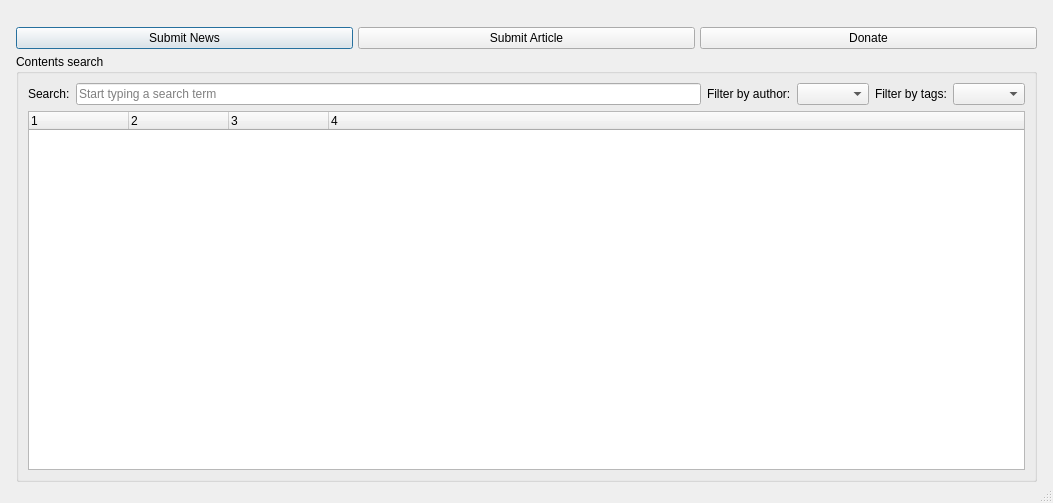
<?xml version="1.0" encoding="UTF-8"?>
<ui version="4.0">
 <class>geotribu_toolbox</class>
 <widget class="QDialog" name="geotribu_toolbox">
  <property name="geometry">
   <rect>
    <x>0</x>
    <y>0</y>
    <width>1053</width>
    <height>503</height>
   </rect>
  </property>
  <property name="sizePolicy">
   <sizepolicy hsizetype="Preferred" vsizetype="Preferred">
    <horstretch>0</horstretch>
    <verstretch>0</verstretch>
   </sizepolicy>
  </property>
  <property name="windowTitle">
   <string>Latest Geotribu contents</string>
  </property>
  <property name="windowOpacity">
   <double>0.990000000000000</double>
  </property>
  <property name="autoFillBackground">
   <bool>true</bool>
  </property>
  <property name="sizeGripEnabled">
   <bool>true</bool>
  </property>
  <layout class="QVBoxLayout" name="verticalLayout_2">
   <property name="sizeConstraint">
    <enum>QLayout::SetMaximumSize</enum>
   </property>
   <item>
    <widget class="QgsMessageBar" name="msg_bar" native="true"/>
   </item>
   <item>
    <layout class="QVBoxLayout" name="verticalLayout">
     <property name="spacing">
      <number>5</number>
     </property>
     <property name="leftMargin">
      <number>5</number>
     </property>
     <property name="topMargin">
      <number>10</number>
     </property>
     <property name="rightMargin">
      <number>5</number>
     </property>
     <property name="bottomMargin">
      <number>10</number>
     </property>
     <item>
      <layout class="QHBoxLayout" name="horizontalLayout_2">
       <item>
        <widget class="QPushButton" name="btn_submit_news">
         <property name="sizePolicy">
          <sizepolicy hsizetype="Expanding" vsizetype="Fixed">
           <horstretch>0</horstretch>
           <verstretch>0</verstretch>
          </sizepolicy>
         </property>
         <property name="cursor">
          <cursorShape>PointingHandCursor</cursorShape>
         </property>
         <property name="text">
          <string>Submit News</string>
         </property>
        </widget>
       </item>
       <item>
        <widget class="QPushButton" name="btn_submit_article">
         <property name="sizePolicy">
          <sizepolicy hsizetype="Expanding" vsizetype="Fixed">
           <horstretch>0</horstretch>
           <verstretch>0</verstretch>
          </sizepolicy>
         </property>
         <property name="cursor">
          <cursorShape>PointingHandCursor</cursorShape>
         </property>
         <property name="text">
          <string>Submit Article</string>
         </property>
        </widget>
       </item>
       <item>
        <widget class="QPushButton" name="btn_donate">
         <property name="sizePolicy">
          <sizepolicy hsizetype="Expanding" vsizetype="Fixed">
           <horstretch>0</horstretch>
           <verstretch>0</verstretch>
          </sizepolicy>
         </property>
         <property name="cursor">
          <cursorShape>PointingHandCursor</cursorShape>
         </property>
         <property name="text">
          <string>Donate</string>
         </property>
        </widget>
       </item>
      </layout>
     </item>
     <item>
      <widget class="QGroupBox" name="grp_contents">
       <property name="locale">
        <locale language="English" country="UnitedStates"/>
       </property>
       <property name="title">
        <string>Contents search</string>
       </property>
       <property name="flat">
        <bool>true</bool>
       </property>
       <layout class="QVBoxLayout" name="verticalLayout_3">
        <item>
         <layout class="QHBoxLayout" name="lyt_search_form">
          <item>
           <widget class="QLabel" name="lbl_search">
            <property name="sizePolicy">
             <sizepolicy hsizetype="Minimum" vsizetype="Preferred">
              <horstretch>0</horstretch>
              <verstretch>0</verstretch>
             </sizepolicy>
            </property>
            <property name="text">
             <string>Search:</string>
            </property>
            <property name="textInteractionFlags">
             <set>Qt::NoTextInteraction</set>
            </property>
           </widget>
          </item>
          <item>
           <widget class="QLineEdit" name="lne_search">
            <property name="sizePolicy">
             <sizepolicy hsizetype="Expanding" vsizetype="Fixed">
              <horstretch>0</horstretch>
              <verstretch>0</verstretch>
             </sizepolicy>
            </property>
            <property name="text">
             <string notr="true"/>
            </property>
            <property name="maxLength">
             <number>255</number>
            </property>
            <property name="placeholderText">
             <string>Start typing a search term</string>
            </property>
            <property name="clearButtonEnabled">
             <bool>true</bool>
            </property>
           </widget>
          </item>
          <item>
           <widget class="QLabel" name="lbl_authors">
            <property name="text">
             <string>Filter by author:</string>
            </property>
           </widget>
          </item>
          <item>
           <widget class="QComboBox" name="cbb_authors"/>
          </item>
          <item>
           <widget class="QLabel" name="lbl_tags">
            <property name="text">
             <string>Filter by tags:</string>
            </property>
           </widget>
          </item>
          <item>
           <widget class="QComboBox" name="cbb_tags"/>
          </item>
         </layout>
        </item>
        <item>
         <widget class="QTreeWidget" name="tree_contents">
          <property name="toolTip">
           <string notr="true"/>
          </property>
          <property name="autoFillBackground">
           <bool>true</bool>
          </property>
          <property name="alternatingRowColors">
           <bool>true</bool>
          </property>
          <property name="uniformRowHeights">
           <bool>true</bool>
          </property>
          <property name="itemsExpandable">
           <bool>true</bool>
          </property>
          <property name="sortingEnabled">
           <bool>false</bool>
          </property>
          <property name="animated">
           <bool>true</bool>
          </property>
          <property name="columnCount">
           <number>4</number>
          </property>
          <attribute name="headerVisible">
           <bool>true</bool>
          </attribute>
          <attribute name="headerCascadingSectionResizes">
           <bool>true</bool>
          </attribute>
          <attribute name="headerMinimumSectionSize">
           <number>64</number>
          </attribute>
          <attribute name="headerShowSortIndicator" stdset="0">
           <bool>false</bool>
          </attribute>
          <column>
           <property name="text">
            <string notr="true">1</string>
           </property>
          </column>
          <column>
           <property name="text">
            <string notr="true">2</string>
           </property>
          </column>
          <column>
           <property name="text">
            <string notr="true">3</string>
           </property>
          </column>
          <column>
           <property name="text">
            <string notr="true">4</string>
           </property>
          </column>
         </widget>
        </item>
       </layout>
      </widget>
     </item>
    </layout>
   </item>
  </layout>
 </widget>
 <customwidgets>
  <customwidget>
   <class>QgsMessageBar</class>
   <extends>QWidget</extends>
   <header>qgsmessagebar.h</header>
   <container>1</container>
  </customwidget>
 </customwidgets>
 <resources/>
 <connections/>
</ui>
